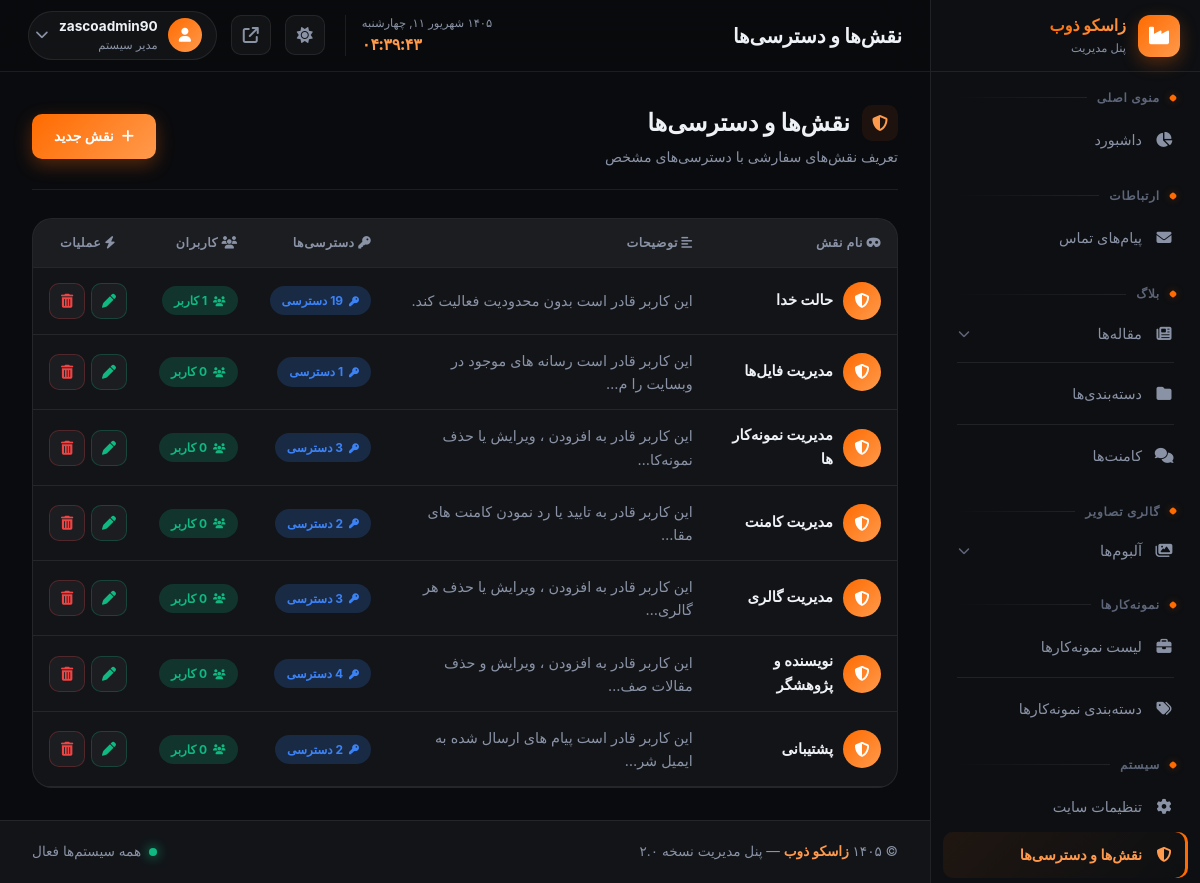
/zasco-admin-x9k2p/roles/ (signed in), run on the app's committed database.
### main/models.py (models this page shows, shortened)
class SoftDeleteModel(models.Model):
    is_deleted = models.BooleanField('حذف شده', default=False)
    deleted_at = models.DateTimeField('تاریخ حذف', null=True, blank=True)
    objects = SoftDeleteManager()
    all_objects = AllObjectsManager()
    class Meta:
        abstract = True

class CustomRole(SoftDeleteModel):
    name = models.CharField('نام نقش', max_length=100, unique=True)
    description = models.TextField('توضیحات', blank=True)
    permissions = models.JSONField('دسترسی‌ها', default=list, blank=True)
    created_at = models.DateTimeField('تاریخ ایجاد', auto_now_add=True)
    ALL_PERMISSIONS = [
        ('can_add_article', 'افزودن مقاله'),
        ('can_edit_article', 'ویرایش مقاله'),
        ('can_delete_article', 'حذف مقاله'),
        ('can_publish_article', 'انتشار مقاله'),
        ('can_add_portfolio', 'افزودن نمونه‌کار'),
        ('can_edit_portfolio', 'ویرایش نمونه‌کار'),
        ('can_delete_portfolio', 'حذف نمونه‌کار'),
        ('can_add_gallery', 'افزودن گالری'),
        ('can_edit_gallery', 'ویرایش گالری'),
        ('can_delete_gallery', 'حذف گالری'),
        ('can_approve_comments', 'تایید/رد کامنت‌ها'),
        ('can_delete_comments', 'حذف کامنت‌ها'),
        ('can_reply_messages', 'پاسخ به پیام‌ها'),
        ('can_send_email', 'ارسال ایمیل'),
        ('can_manage_media', 'مدیریت کتابخانه فایل‌ها'),
        ('can_manage_users', 'مدیریت کاربران'),
        ('can_manage_roles', 'مدیریت نقش‌ها'),
        ('can_view_analytics', 'مشاهده آمار و تحلیل‌ها'),
        ('can_manage_settings', 'مدیریت تنظیمات سایت'),
        ('can_manage_backup', 'مدیریت بک‌آپ'),
        ('can_view_audit_log', 'مشاهده لاگ فعالیت‌ها'),
        ('can_manage_cache', 'مدیریت کش سایت'),
    ]
    class Meta:
        verbose_name = 'نقش'
        verbose_name_plural = 'نقش‌ها'
        ordering = ['name']

### panel/views.py (the view)
# urls.py: path('roles/', views.role_list, name='role_list'),
@login_required
@permission_required('can_manage_roles')
def role_list(request):
    roles = CustomRole.objects.filter(is_deleted=False)
    return render(request, 'main_pages/panel/roles/role_list.html', {'roles': roles})

### main/context_processors.py (called while the page is built)
def site_settings(request):
    return {'site': SiteSetting.load()}

### main/models.py (called while the page is built)
    def get_queryset(self):
        return super().get_queryset().filter(is_deleted=False)

    @classmethod
    def load(cls):
        obj, _ = cls.objects.get_or_create(pk=1)
        return obj

### panel/context_processors.py (called while the page is built)
def panel_badges(request):
    if not (request.user.is_authenticated and request.user.is_staff):
        return {}
    return {
        'pending_comments': Comment.objects.filter(approved=False, is_deleted=False).count(),
    }

def user_permissions(request):
    if not hasattr(request, 'user') or not request.user.is_authenticated:
        return {'user_perms': UserPermissions(set())}
    if request.user.is_superuser:
        all_perms = {code for code, _ in CustomRole.ALL_PERMISSIONS}
        return {'user_perms': UserPermissions(all_perms)}
    if hasattr(request.user, 'profile') and request.user.profile.role:
        perms = set(request.user.profile.role.permissions)
        return {'user_perms': UserPermissions(perms)}
    return {'user_perms': UserPermissions(set())}

    def __getattr__(self, name):
        return name in self._perms

### panel/templates/main_pages/panel/roles/role_list.html (shortened to what this page needs)
{% extends 'layouts/panel_base.html' %}
{% block content %}
<div class="page-header">
    <div>
        <h1 class="page-title"><i class="fa-solid fa-shield-halved"></i> نقش‌ها و دسترسی‌ها</h1>
        <p class="page-subtitle">تعریف نقش‌های سفارشی با دسترسی‌های مشخص</p>
    </div>
    <a href="{% url 'panel:role_add' %}" class="btn btn-primary">
        <i class="fa-solid fa-plus"></i> نقش جدید
    </a>
</div>
<div class="card">
    <div class="table-responsive">
        <table class="data-table">
            <thead>
                <tr>
                    <th><i class="fa-solid fa-mask"></i> نام نقش</th>
                    <th><i class="fa-solid fa-align-left"></i> توضیحات</th>
                    <th><i class="fa-solid fa-key"></i> دسترسی‌ها</th>
                    <th><i class="fa-solid fa-users"></i> کاربران</th>
                    <th style="text-align:center;"><i class="fa-solid fa-bolt"></i> عملیات</th>
                </tr>
            </thead>
            <tbody>
                {% for role in roles %}
                <tr>
                    <td>
                        <div class="user-cell">
                            <div class="u-avatar"><i class="fa-solid fa-shield-halved"></i></div>
                            <strong class="u-name">{{ role.name }}</strong>
                        </div>
                    </td>
                    <td><span class="text-muted">{{ role.description|default:"—"|truncatechars:50 }}</span></td>
                    <td><span class="badge badge-info"><i class="fa-solid fa-key"></i> {{ role.permissions|length }} دسترسی</span></td>
                    <td><span class="badge badge-success"><i class="fa-solid fa-users"></i> {{ role.userprofile_set.count }} کاربر</span></td>
                    <td>
                        <div class="actions" style="justify-content:center;">
                            <a href="{% url 'panel:role_edit' role.id %}" class="btn-icon success" title="ویرایش"><i class="fa-solid fa-pen"></i></a>
                            <a href="{% url 'panel:role_delete' role.id %}" class="btn-icon danger" title="حذف"><i class="fa-solid fa-trash-can"></i></a>
                        </div>
                    </td>
                </tr>
                {% endfor %}
            </tbody>
        </table>
    </div>
</div>
{% endblock %}

### panel/templates/partials/header.html (shortened to what this page needs)
<header class="panel-header">
    <div class="header-right">
        <div class="page-title-wrap">
            <h1 class="page-title" id="pageTitle">داشبورد</h1>
        </div>
    </div>
    <div class="header-left">
        <div class="header-datetime">
            <div class="datetime-date" id="jalaliDate"></div>
            <div class="datetime-time" id="liveTime">--:--</div>
        </div>
        <button class="theme-toggle" id="themeToggle" aria-label="تغییر تم" title="تغییر تم روشن/تیره">
            <i class="fa-solid fa-sun"></i>
        </button>
        <a href="/" target="_blank" class="header-icon-btn" title="مشاهده سایت">
            <i class="fa-solid fa-arrow-up-right-from-square"></i>
        </a>
        <div class="user-menu" id="userMenu">
            <button class="user-btn">
                <div class="user-avatar"><i class="fa-solid fa-user"></i></div>
                <div class="user-info">
                    <strong>{{ request.user.username }}</strong>
                    <small>مدیر سیستم</small>
                </div>
                <i class="fa-solid fa-chevron-down user-chevron"></i>
            </button>
        </div>
    </div>
</header>

### data on the page
CustomRole: name "حالت خدا", description "این کاربر قادر است بدون محدودیت فعالیت کند.", userprofile_set.count "1"
CustomRole: name "مدیریت فایل‌ها", description "این کاربر قادر است رسانه های موجود در وبسایت را م…", userprofile_set.count "0"
CustomRole: name "مدیریت نمونه‌کار ها", description "این کاربر قادر به افزودن ، ویرایش یا حذف نمونه‌کا…", permissions|length "3", userprofile_set.count "0"
CustomRole: name "مدیریت کامنت", description "این کاربر قادر به تایید یا رد نمودن کامنت های مقا…", permissions|length "2", userprofile_set.count "0"
CustomRole: name "مدیریت گالری", description "این کاربر قادر به افزودن ، ویرایش یا حذف هر گالری…", permissions|length "3", userprofile_set.count "0"
CustomRole: name "نویسنده و پژوهشگر", description "این کاربر قادر به افزودن ، ویرایش و حذف مقالات صف…", userprofile_set.count "0"
CustomRole: name "پشتیبانی", description "این کاربر قادر است پیام های ارسال شده به ایمیل شر…", permissions|length "2", userprofile_set.count "0"

### other printed values
{{ request.user.username }} "zascoadmin90"
